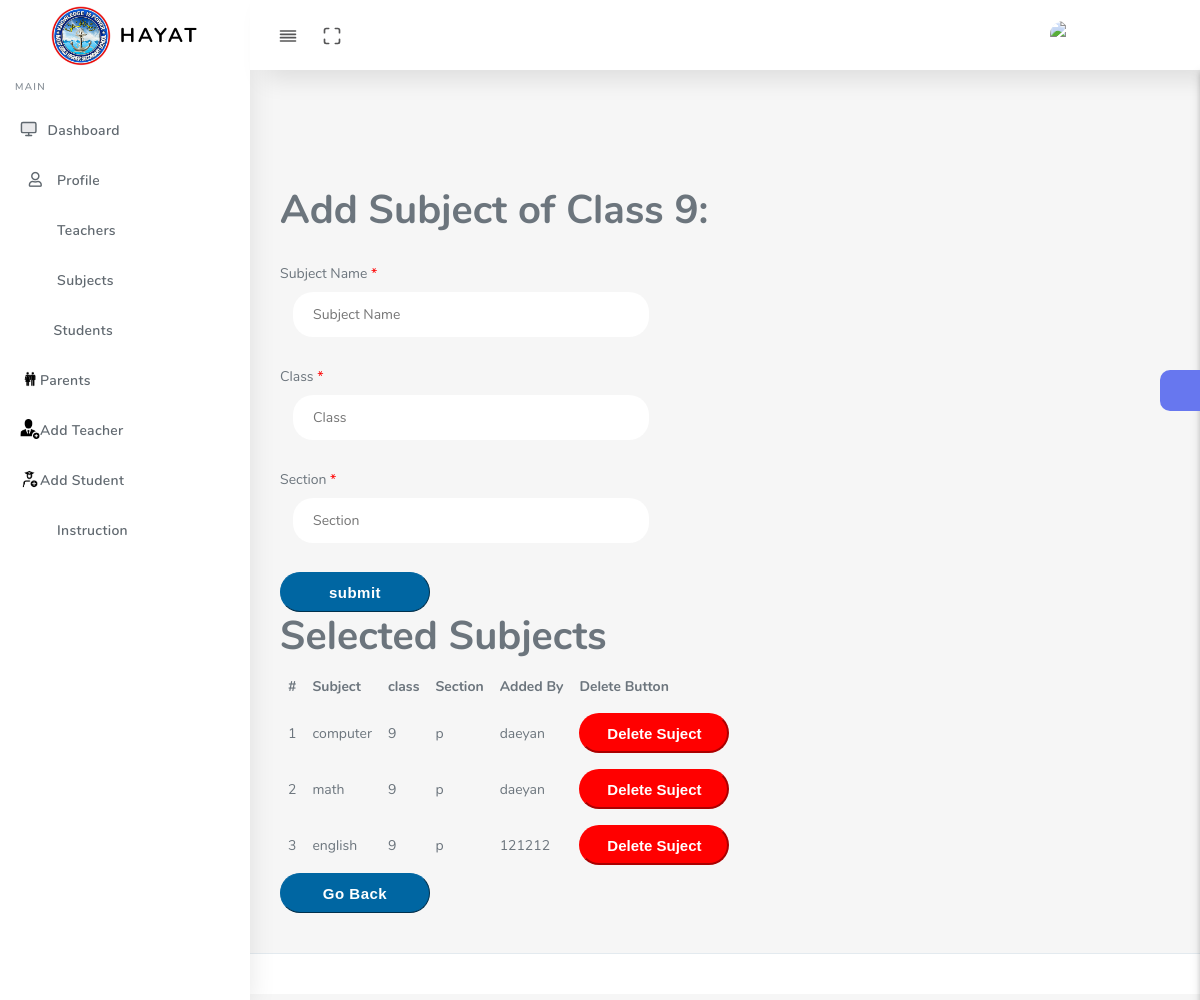
The page /admin/addsub_en.php?c=9 (signed in) on the database its author committed.
### tables this page shows
CREATE TABLE `subjects` (
  `sub_id` int(11) NOT NULL,
  `name` varchar(20) NOT NULL,
  `class` varchar(29) NOT NULL,
  `section` varchar(20) NOT NULL,
  `added_by` varchar(20) NOT NULL COMMENT 'Added By Which Admin'
);

### admin/addsub_en.php (the view, shortened to what this page needs)
<?php
include '../connection/config.php';
if(!isset($_SESSION["in"]) || $_SESSION["in"] !== true && $_SESSION["admin"] !== true){
  header("Location:/h_st/index.php");
  exit;
}else{
  $id = $_SESSION["id"];
}
 $url_class = $_GET['c'];
$sql_img = "select user_image from admin where s_no ='$id' and user_image = '0'";
$conn_img = mysqli_query($conn,$sql_img);
$p_img= mysqli_num_rows($conn_img);
?>
<!DOCTYPE html>
<html lang="en">
<head>
  <link rel="stylesheet" href="assets/css/app.min.css">
  <link rel="stylesheet" href="assets/css/style.css">
  <link rel="stylesheet" href="assets/css/components.css">
  <link rel="stylesheet" href="assets/css/custom.css">
<link rel="stylesheet" type="text/css" href="https://cdn.datatables.net/1.10.25/css/jquery.dataTables.css">
</head>
<body>
  <div id="app">
    <div class="main-wrapper main-wrapper-1">
      <div class="navbar-bg"></div>
      <nav class="navbar navbar-expand-lg main-navbar sticky">
        <div class="form-inline mr-auto">
          <ul class="navbar-nav mr-3">
            <li><a href="#" data-toggle="sidebar" class="nav-link nav-link-lg
									collapse-btn"> <i data-feather="align-justify"></i></a></li>
            <li><a href="#" class="nav-link nav-link-lg fullscreen-btn">
                <i data-feather="maximize"></i>
              </a></li>
          </ul>
        </div>
        <ul class="navbar-nav navbar-right">
          <li class="dropdown"><a href="#" data-toggle="dropdown"
              class="nav-link dropdown-toggle nav-link-lg nav-link-user">
<?php
    if($p_img == 1){
      echo  "<img id='profileImage' src='assets/img/admin.png' class='mobile_profile_image' alt='Please Uploaded Photo'>";
}else{
   echo  "<img id='profileImage' src='$uimg' class='mobile_profile_image' alt='Uploaded Photo'>";
}
?>
      <span class="d-sm-none d-lg-inline-block"></span></a>
          </li>
        </ul>
      </nav>
      <div class="main-sidebar sidebar-style-2">
        <aside id="sidebar-wrapper">
          <div class="sidebar-brand">
            <a href="dashboard.php"> <img alt="image" src="assets/img/logo.jpg" id="logo_header" class="header-logo" /> <span
                class="logo-name">HAYAT</span>
            </a>
          </div>
          <ul class="sidebar-menu">
            <li class="menu-header">Main</li>
            <li class="dropdown">
              <a href="dashboard.php" class="nav-link"><i data-feather="monitor"></i><span>Dashboard</span></a>
            </li>
            <li class="dropdown">
              <a href="profile.php" class="nav-link"><i class="far fa-user"></i><span>Profile</span></a>
            </li>
            <li class="dropdown">
              <a href="teacher.php" class="nav-link"><i class="fas fa-chalkboard-teacher"></i><span>Teachers</span></a>
            </li>
            <li class="dropdown">
              <a href="addsub.php" class="nav-link"><i class="fas fa-award"></i></i><span>Subjects</span></a>
            </li>
            <li class="dropdown">
              <a href="st.php" class="nav-link"><i class="fa fa-graduation-cap" aria-hidden="true"></i><span>Students</span></a>
            </li>
            <li class="dropdown">
              <a href="pt.php" class="nav-link"><img id="img_icon" src="assets/img/parenticon.png"><span>Parents</span></a>
            </li>
            <li class="dropdown">
              <a href="add_t.php" class="nav-link"><img id="img_icon" src="assets/img/add_teacher.png"><span>Add Teacher</span></a>
            </li>
            <li class="dropdown">
              <a href="add_st.php" class="nav-link"><img id="img_icon" src="assets/img/add_st.png"><span>Add Student</span></a>
            </li>
            <li class="dropdown">
              <a href="instruction.php" class="nav-link"><i class="fas fa-book-open"></i><span>Instruction</span></a>
            </li>
          </ul>
        </aside>
      </div>
      <div class="main-content">
        <section class="section">
          <div class="section-body">
  <div class="err">
<br>
<br>
</div>
<div class="add_sub">
<form action="" method="post">
<h1>Add Subject of Class <?php echo $url_class;?>:</h1><br>
Subject Name <span id="req">*</span><br>
<input class="data_st" type="text" name="sub" placeholder="Subject Name"><br>
<br>
Class <span id="req">*</span><br>
<input class="data_st" type="text" name="class" placeholder="Class"><br>
<br>
Section <span id="req">*</span><br>
<input class="data_st" type="text" name="sec" placeholder="Section"><br>
<br>
<input class="btn" type="submit" value="submit" name="enter_sub">
</form>
</div>
<div class="SelectSsub">
<h1>Selected Subjects</h1>
<table id="te">
  <thead>
    <tr>
      <th>#</th>
      <th>Subject</th>
      <th>class</th>
      <th>Section</th>
      <th>Added By</th>
      <th>Delete Button</th>
    </tr>
   </thead>
   <tbody>
<?php
$sql_sub = "SELECT  * FROM subjects WHERE class = '$url_class'";
$result_sub = mysqli_query($conn,$sql_sub);
$i =1;
while($sub = mysqli_fetch_assoc($result_sub)){
    $class = $sub['class'];
    $name_admin = $sub['added_by'];
    $section = $sub['section'];
    $subject = $sub['name'];
    $id = $sub['sub_id'];
        echo"<tr>".
            "<td scope='row'>$i</td>".
            "<td>"."$subject"."</td>".
            "<td>"."$class"."</td>".
            "<td>"."$section"."</td>".
            "<td>"."$name_admin"."</td>".
            "<td>".
            "<form method='post'>".
            "<input type='hidden' name='id' value='"."$id"."'>
            <input type='submit' class='btn_d' value='Delete Suject' name='del_sub'>
            </form>".
            "</td>".
            "</tr>";
            $i++;
    }
echo "</tbody>
      </table>";
?>
</div>
<div class="back">
    <a href="dashboard.php"><input id="go" class="btn" type="text" value="Go Back">
</input></a>
</div>
          </div>
        </section>
        <div class="settingSidebar">
          <a href="javascript:void(0)" class="settingPanelToggle"> <i class="fa fa-spin fa-cog"></i>
          </a>
        </div>
      </div>
      <footer class="main-footer">
      </footer>
    </div>
  </div>
</body>
</html>

### admin/addsub_en.php (style rules this page uses)
#logo_header { width: 60px; height: 60px; }
#profileImage { width: 50px; height: 50px; border-radius: 30px; }
#req { color: red; }
.data_st { width: 40%; padding: 12px 20px; margin: 8px 0; margin-left: 13px; border-width:0px; border:none; outline-style: 1px solid #eee; border-radius: 20px; }
#profileImage { width: 60px; }
td { padding: 8px; }
th { padding: 8px; }
.btn { background: #0066A2; color: white; border-style: outset; border-color: #0066A2; height: 40px; width: 150px; font: bold 15px arial, sans-serif; text-shadow:none; border-radius: 20px; margin-left: 0px; }
.btn_d { background: red; color: white; border-style: outset; border-color: red; height: 40px; width: 150px; font: bold 15px arial, sans-serif; text-shadow:none; border-radius: 20px; margin-left: 0px; }
a { color: #0060B6; text-decoration: none; }
#img_icon { width: 20px; height: 20px; }

### rows shown on the page
subjects: name "computer", class "9", section "p", added_by "daeyan"
subjects: name "math", class "9", section "p", added_by "daeyan"
subjects: name "english", class "9", section "p", added_by "121212"

### other values the page prints
$url_class "9"
